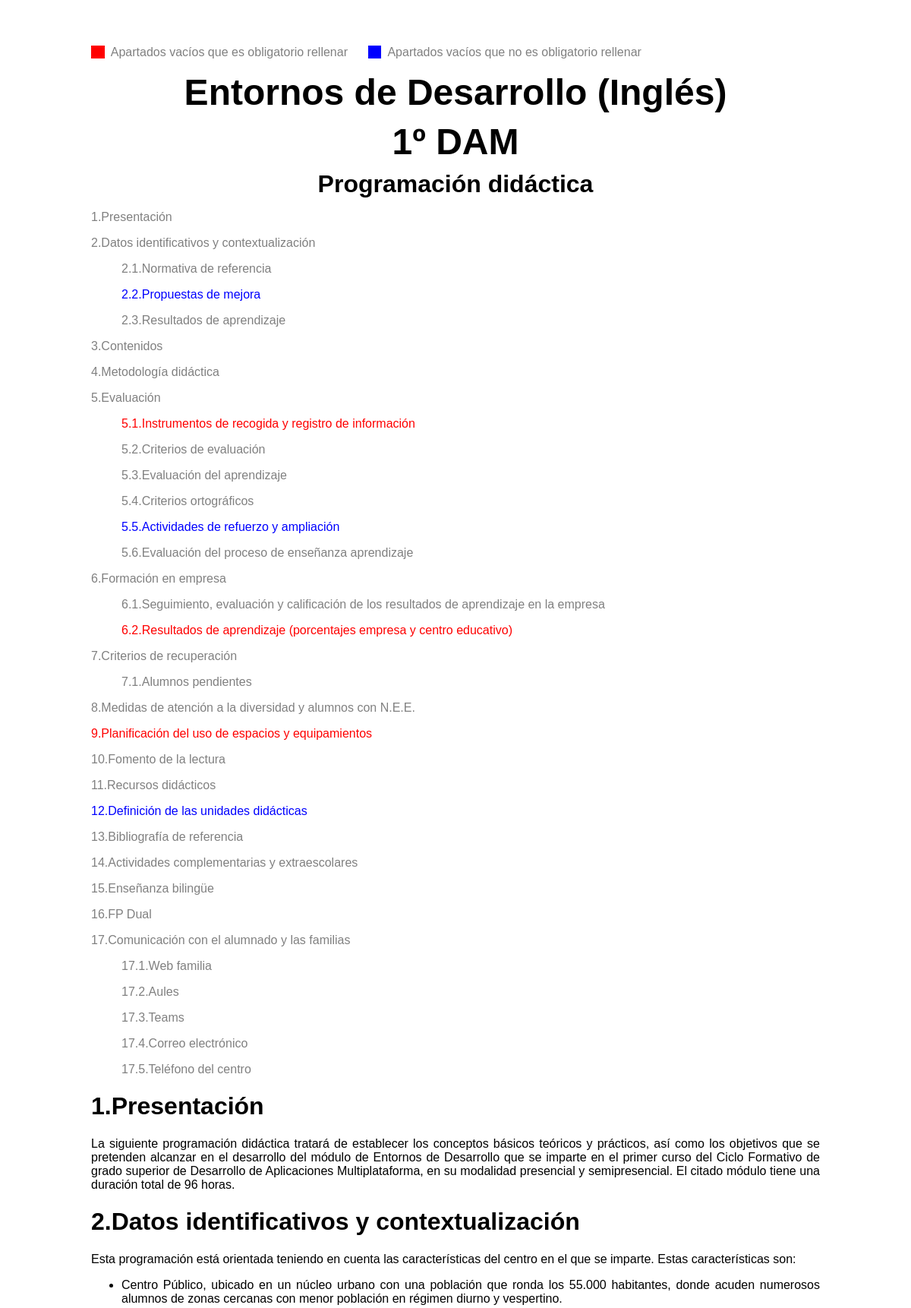
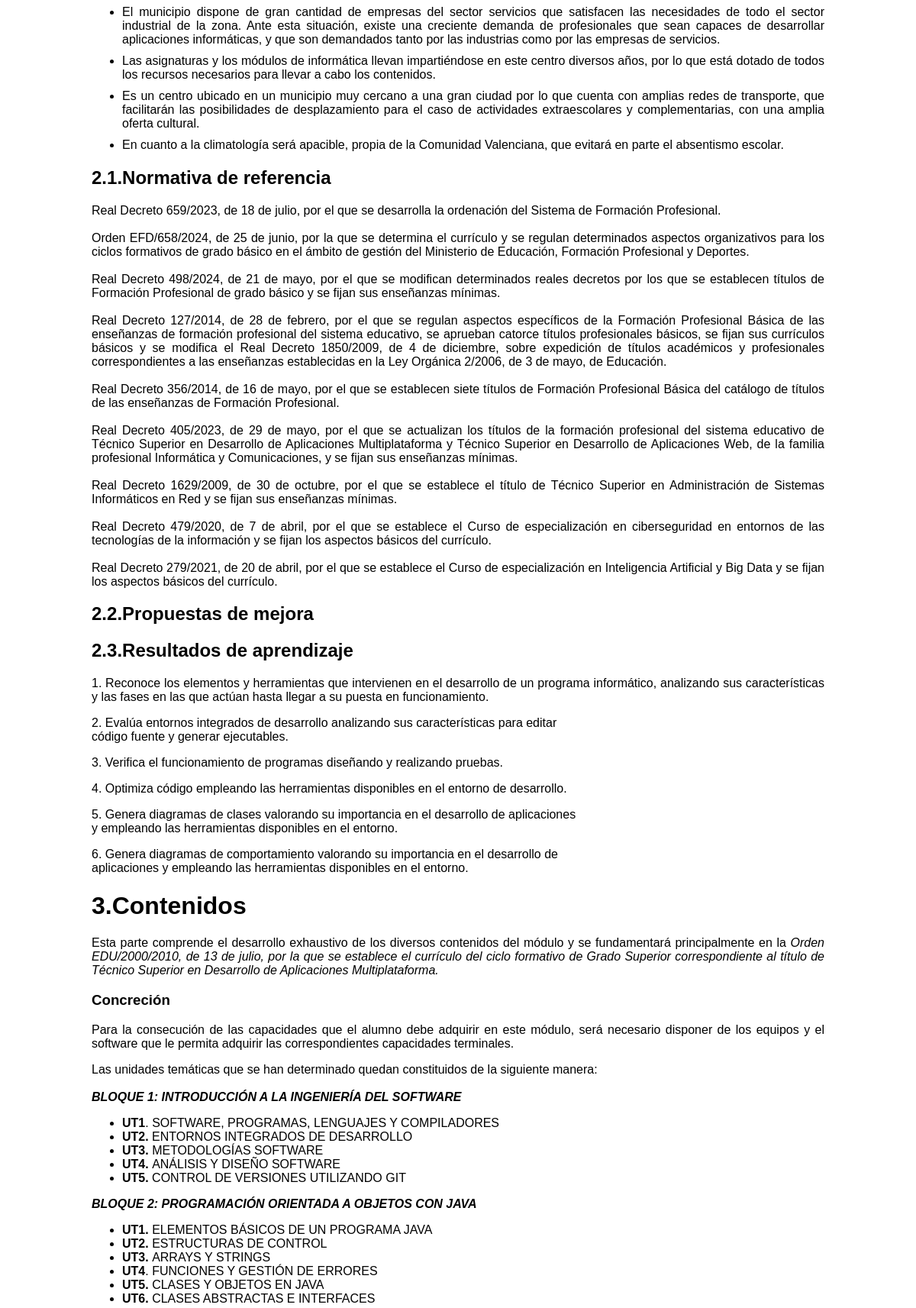
/v3/programaciones_vista_previa.php?idMateria=2 (upper part), run on the app's committed database (2 pictures, top to bottom).
### tables this page shows
CREATE TABLE IF NOT EXISTS `materias` (
  `id` int(11) NOT NULL AUTO_INCREMENT,
  `nombre` varchar(100) NOT NULL,
  `idCurso` int(11) NOT NULL,
  `idDepartamento` int(11) DEFAULT NULL,
  `cantidad` int(11) NOT NULL DEFAULT '1',
  `horas` int(11) NOT NULL,
  `horas_complementarias` int(11) NOT NULL DEFAULT '0',
  `grupo` varchar(5) NOT NULL,
  `idEspecialidad` varchar(3) DEFAULT NULL,
  `computables_horas_grupo` tinyint(1) NOT NULL DEFAULT '1',
  `asignada_directiva` tinyint(4) NOT NULL DEFAULT '0',
  `min_num_profesores` int(11) NOT NULL DEFAULT '0',
  `max_grupos_profesor` int(11) NOT NULL DEFAULT '0',
  `tiene_programacion` tinyint(1) NOT NULL DEFAULT '1',
  `tipo` enum('TUTORIA','INGLES','OTRA') NOT NULL DEFAULT 'OTRA',
  `divisible` tinyint(4) NOT NULL DEFAULT '1',
  `horas_empresa` int(11) NOT NULL DEFAULT '0',
  `codigo_oficial` varchar(20) DEFAULT NULL,
  `nombre_oficial` varchar(200) DEFAULT NULL,
  `creditos_ects` int(11) DEFAULT NULL,
  `horas_anuales` int(11) DEFAULT NULL,
  PRIMARY KEY (`id`)
);

CREATE TABLE IF NOT EXISTS `cursos` (
  `id` int(11) NOT NULL AUTO_INCREMENT,
  `nombre` varchar(100) NOT NULL,
  `abreviatura` varchar(10) NOT NULL,
  `orden` int(11) DEFAULT NULL,
  `horas_semana` int(11) NOT NULL,
  `categoria` varchar(5) DEFAULT NULL,
  `idCiclo` int(11) DEFAULT NULL,
  PRIMARY KEY (`id`)
);

CREATE TABLE IF NOT EXISTS `apartados_programaciones` (
  `id` int(11) NOT NULL AUTO_INCREMENT,
  `titulo` varchar(100) NOT NULL,
  `subapartado` tinyint(4) NOT NULL DEFAULT '0',
  `orden` int(11) DEFAULT NULL,
  `requerido` tinyint(4) NOT NULL DEFAULT '1',
  `contenido_defecto` tinyint(4) NOT NULL DEFAULT '0',
  `categoria` varchar(10) DEFAULT NULL,
  `tipo` int(11) NOT NULL DEFAULT '0',
  PRIMARY KEY (`id`)
);

CREATE TABLE IF NOT EXISTS `contenidos_programaciones` (
  `id` int(11) NOT NULL AUTO_INCREMENT,
  `idMateria` int(11) NOT NULL,
  `idApartado` int(11) NOT NULL,
  `texto` longtext NOT NULL,
  PRIMARY KEY (`id`)
);

CREATE TABLE IF NOT EXISTS `contenidos_defecto_programaciones` (
  `id` int(11) NOT NULL AUTO_INCREMENT,
  `idApartado` int(11) NOT NULL,
  `idDepartamento` int(11) NOT NULL,
  `texto` longtext NOT NULL,
  PRIMARY KEY (`id`)
);

### v3/programaciones_vista_previa.php (the view, shortened to what this page needs)
<?php
    include('includes/database.php');
?>
<!DOCTYPE html>
<html>
    <head>
        <link rel="stylesheet" href="css/estilos_programaciones.css" />
    </head>
    <body>
        <p style="color: gray">
            <span style="background-color: red">&nbsp;&nbsp;&nbsp;&nbsp;</span>&nbsp; Apartados vacíos que es obligatorio rellenar
            &nbsp;&nbsp;&nbsp;&nbsp;
            <span style="background-color: blue">&nbsp;&nbsp;&nbsp;&nbsp;</span>&nbsp; Apartados vacíos que no es obligatorio rellenar
        </p>
        <?php
            $result = mysqli_query($db, "SELECT materias.nombre AS nommat, materias.idDepartamento, cursos.nombre AS nomcur, cursos.categoria AS categoria FROM materias, cursos WHERE materias.idCurso = cursos.id AND materias.id = " . $_REQUEST['idMateria']);
            $fila = mysqli_fetch_assoc($result);
            $idDepartamento = $fila['idDepartamento'];
            $categoria = $fila['categoria'];
        ?>
        <div class="titulo"><?=$fila['nommat']?></div>
        <div class="titulo"><?=$fila['nomcur']?></div>
        <div class="subtitulo">Programación didáctica</div>
        <?php
            for ($i = 0; $i < 2; $i++)
            {
                $result = mysqli_query($db, "SELECT * FROM apartados_programaciones WHERE categoria IS NULL OR categoria = 'TODOS' OR categoria = '$categoria' ORDER BY orden");
                $cont = 0;
                $cont2 = 0;
                while($fila = mysqli_fetch_assoc($result))
                {
                    $id = $fila['id'];
                    $requerido = $fila['requerido'];
                    $result2 = mysqli_query($db, "SELECT texto FROM contenidos_programaciones WHERE idApartado = $id AND idMateria = " . $_REQUEST['idMateria']);
                    $existeContenido = FALSE;
                    $texto = "";
                    if (mysqli_num_rows($result2) > 0)
                    {
                        $fila2 = mysqli_fetch_assoc($result2);
                        if (strlen(trim($fila2['texto'])) > 0)
                        {
                            $texto = $fila2['texto'];
                            $existeContenido = TRUE;
                        }
                    }
                    if (!$existeContenido)
                    {
                        $result2 = mysqli_query($db, "SELECT texto FROM contenidos_defecto_programaciones WHERE idDepartamento = $idDepartamento AND idApartado = $id");
                        if (mysqli_num_rows($result2) > 0)
                        {
                            $fila2 = mysqli_fetch_assoc($result2);
                            if (strlen(trim($fila2['texto']))> 0)
                            {
                                $texto = $fila2['texto'];
                                $existeContenido = true;
                            }
                        }
                    }
                    $clase="";
                    if (!$existeContenido && $requerido)
                        $clase = ' errorprog';
                    else if (!$existeContenido && !$requerido)
                        $clase = ' warningprog';
                    if (!$fila['subapartado'])
                    {
                        $cont2 = 0;
                        $cont++;
                        if ($i == 0)
                            echo '<p class="indice' . $clase . '">' . $cont . '.' . '<a href="#c' . $id . '">' . $fila['titulo'] . '</a></p>';
                        else
                        {
                            echo '<h1' . $clase . '>' . $cont . '.' . '<a name="c' . $id . '">' . $fila['titulo'] . '</a></h1>';
                            if (isset($texto)) echo $texto;
                        }
                    } else {
                        $cont2++;
                        if ($i == 0)
                            echo '<blockquote class="indice' . $clase . '">' . $cont . '.' . $cont2 . '.' . '<a href="#c' . $id . '">' . $fila['titulo'] . '</a></blockquote>';
                        else
                        {
                            echo '<h2' . $clase . '>' . $cont . '.' . $cont2 . '.' . '<a name="c' . $id . '">' . $fila['titulo'] . '</a></h2>';
                            if (isset($texto)) echo $texto;
                        }
                    }
                }
            }
        ?>
    </body>
</html>

### v4/frontend/css/estilos_programaciones.css (style rules this page uses)
body { font-family: Arial, Verdana; margin: 5% 10%; }
p, li, div { text-align: justify; }
.titulo, .subtitulo { text-align: center; }
.titulo { font-size: 3em; font-weight: bold; margin-bottom: 10px }
.subtitulo { font-size: 2em; font-weight: bold; margin-bottom: 10px; }
p.indice, blockquote.indice { color: gray }
a, a#hover, a#link, a#visited { color: inherit; text-decoration: none; }
h1 a, h1 a#hover, h1 a#link, h1 a#visited, h2 a, h2 a#hover, h2 a#link, h2 a#visited { color: inherit; text-decoration: none; }
.indice.errorprog { color: red; }
.indice.warningprog { color: blue; }

### data on the page
materias: nombre "Entornos de Desarrollo (Inglés)", idCurso.nombre "1º DAM"
apartados_programaciones: titulo "Presentación", contenidos_programaciones.texto "La siguiente programación didáctica tratará de establecer los conceptos básicos teóricos y prácticos, así como los objetivos que se pretenden alcanzar en el desarrollo del módulo de Entornos de Desarrollo que se imparte en el primer curso del Ciclo Formativo de grado superior de Desarrollo de Aplicaciones Multiplataforma, en su modalidad presencial y semipresencial. El citado módulo tiene una duración total de 96 horas."
apartados_programaciones: titulo "Datos identificativos y contextualización", contenidos_defecto_programaciones.texto "Esta programación está orientada teniendo en cuenta las características del centro en el que se imparte. Estas características son: Centro Público, ubicado en un núcleo urbano con una población que ronda los 55.000 habitantes, donde acuden numerosos alumnos de zonas cercanas con menor población en régimen diurno y vespertino. El municipio dispone de gran cantidad de empresas del sector servicios que satisfacen las necesidades de todo el sector industrial de la zona. Ante esta situación, existe una creciente demanda de profesionales que sean capaces de desarrollar aplicaciones informáticas, y que son demandados tanto por las industrias como por las empresas de servicios. Las asignaturas y…"
apartados_programaciones: cont "2", cont2 "1", titulo "Normativa de referencia", contenidos_defecto_programaciones.texto "Real Decreto 659/2023, de 18 de julio, por el que se desarrolla la ordenación del Sistema de Formación Profesional. Orden EFD/658/2024, de 25 de junio, por la que se determina el currículo y se regulan determinados aspectos organizativos para los ciclos formativos de grado básico en el ámbito de gestión del Ministerio de Educación, Formación Profesional y Deportes. Real Decreto 498/2024, de 21 de mayo, por el que se modifican determinados reales decretos por los que se establecen títulos de Formación Profesional de grado básico y se fijan sus enseñanzas mínimas. Real Decreto 127/2014, de 28 de febrero, por el que se regulan aspectos específicos de la Formación Profesional Básica de las…"
apartados_programaciones: cont "2", cont2 "2", titulo "Propuestas de mejora"
apartados_programaciones: cont "2", cont2 "3", titulo "Resultados de aprendizaje", contenidos_programaciones.texto "1. Reconoce los elementos y herramientas que intervienen en el desarrollo de un programa informático, analizando sus características y las fases en las que actúan hasta llegar a su puesta en funcionamiento. 2. Evalúa entornos integrados de desarrollo analizando sus características para editar código fuente y generar ejecutables. 3. Verifica el funcionamiento de programas diseñando y realizando pruebas. 4. Optimiza código empleando las herramientas disponibles en el entorno de desarrollo. 5. Genera diagramas de clases valorando su importancia en el desarrollo de aplicaciones y empleando las herramientas disponibles en el entorno. 6. Genera diagramas de comportamiento valorando su importancia…"
apartados_programaciones: titulo "Contenidos", contenidos_programaciones.texto "Esta parte comprende el desarrollo exhaustivo de los diversos contenidos del módulo y se fundamentará principalmente en la Orden EDU/2000/2010, de 13 de julio, por la que se establece el currículo del ciclo formativo de Grado Superior correspondiente al título de Técnico Superior en Desarrollo de Aplicaciones Multiplataforma. Concreción Para la consecución de las capacidades que el alumno debe adquirir en este módulo, será necesario disponer de los equipos y el software que le permita adquirir las correspondientes capacidades terminales. Las unidades temáticas que se han determinado quedan constituidos de la siguiente manera: BLOQUE 1: INTRODUCCIÓN A LA INGENIERÍA DEL SOFTWARE UT1 .…"
apartados_programaciones: titulo "Metodología didáctica"
apartados_programaciones: titulo "Evaluación"
apartados_programaciones: cont "5", cont2 "1", titulo "Instrumentos de recogida y registro de información"
apartados_programaciones: cont "5", cont2 "2", titulo "Criterios de evaluación"
apartados_programaciones: cont "5", cont2 "3", titulo "Evaluación del aprendizaje"
apartados_programaciones: cont "5", cont2 "4", titulo "Criterios ortográficos"
apartados_programaciones: cont "5", cont2 "5", titulo "Actividades de refuerzo y ampliación"
apartados_programaciones: cont "5", cont2 "6", titulo "Evaluación del proceso de enseñanza aprendizaje"
apartados_programaciones: titulo "Formación en empresa"
apartados_programaciones: cont "6", cont2 "1", titulo "Seguimiento, evaluación y calificación de los resultados de aprendizaje en la empresa"
apartados_programaciones: cont "6", cont2 "2", titulo "Resultados de aprendizaje (porcentajes empresa y centro educativo)"
apartados_programaciones: titulo "Criterios de recuperación"
apartados_programaciones: cont "7", cont2 "1", titulo "Alumnos pendientes"
apartados_programaciones: titulo "Medidas de atención a la diversidad y alumnos con N.E.E."
apartados_programaciones: titulo "Planificación del uso de espacios y equipamientos"
apartados_programaciones: titulo "Fomento de la lectura"
apartados_programaciones: titulo "Recursos didácticos"
apartados_programaciones: titulo "Definición de las unidades didácticas"
apartados_programaciones: titulo "Bibliografía de referencia"
apartados_programaciones: titulo "Actividades complementarias y extraescolares"
apartados_programaciones: titulo "Enseñanza bilingüe"
apartados_programaciones: titulo "FP Dual"
apartados_programaciones: titulo "Comunicación con el alumnado y las familias"
apartados_programaciones: cont "17", cont2 "1", titulo "Web familia"
apartados_programaciones: cont "17", cont2 "2", titulo "Aules"
apartados_programaciones: cont "17", cont2 "3", titulo "Teams"
apartados_programaciones: cont "17", cont2 "4", titulo "Correo electrónico"
apartados_programaciones: cont "17", cont2 "5", titulo "Teléfono del centro"
